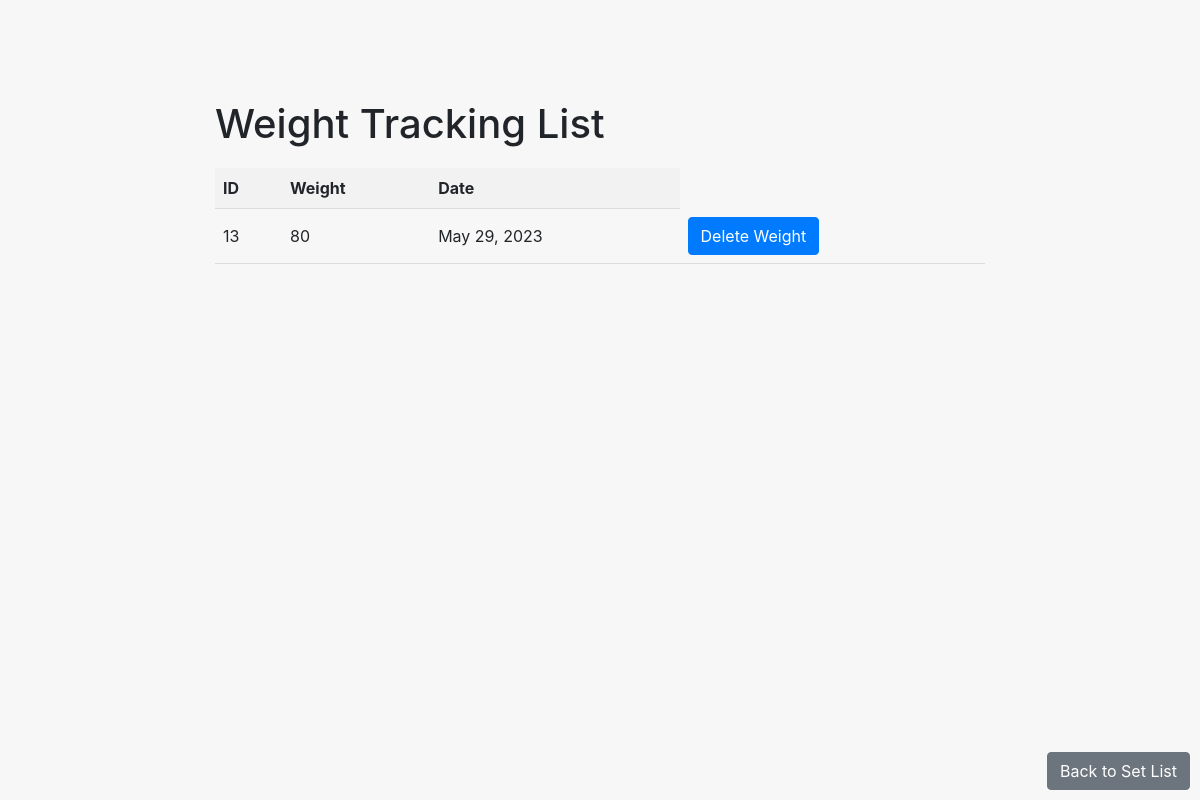
Before: /workouts/weight_history/19/1/80/ with the older database file.
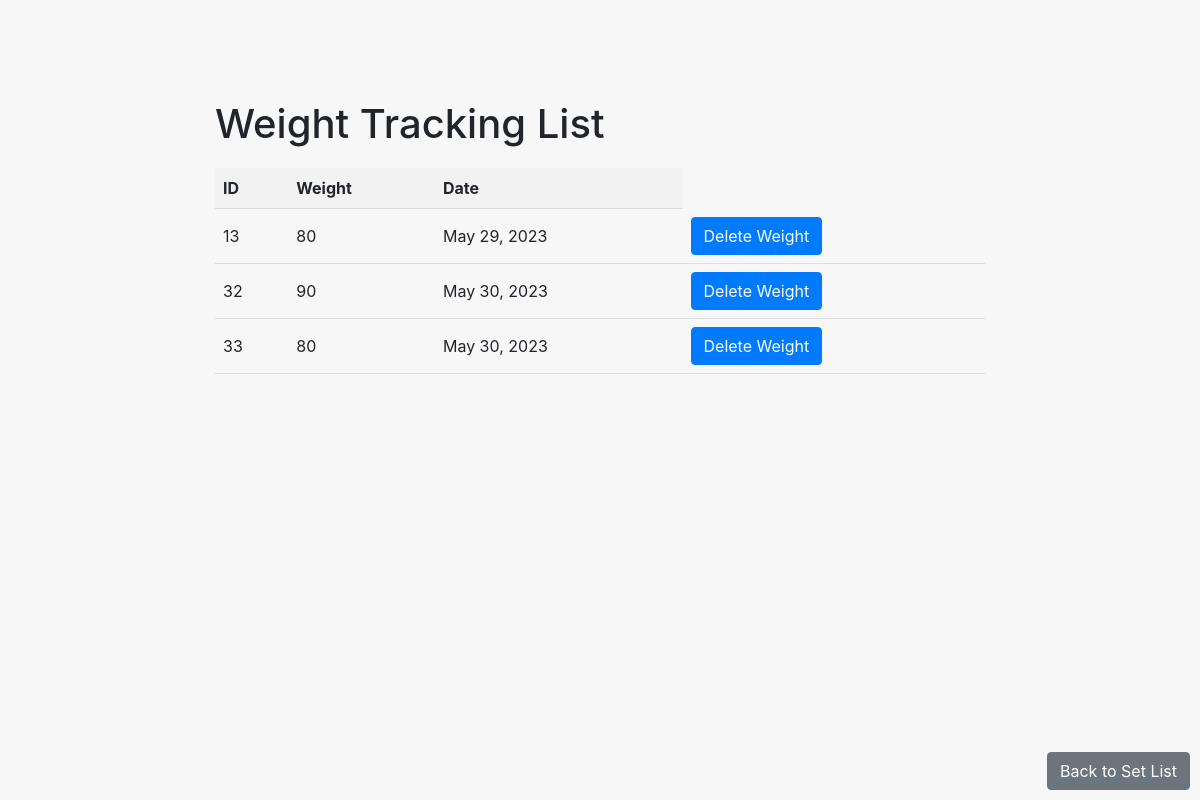
After: the same page with the newer database file.
### workouts/models.py (models this page shows)
class Weight_Tracking(models.Model):
    id = models.AutoField(primary_key=True)
    set = models.ForeignKey('Set', on_delete=models.CASCADE, related_name='weight_trackings')
    weight = models.CharField(max_length=30)
    date = models.DateField(auto_now=True)

### workouts/views.py (the view)
# urls.py: path('weight_history/<int:workout_id>/<int:nExercise>/<int:set_id>/',get_weight_history,name='weight_history'),
def get_weight_history(request,workout_id, nExercise ,set_id):
    set = Set.objects.get(id=set_id)
    weight_track = Weight_Tracking.objects.filter(set=set)
    context = {
        'weight_track': weight_track,
        'set': set,
        'workout_id': workout_id,
        'nExercise': nExercise,
    }
    return render(request, 'get_weight_history.html', context=context)

### templates/get_weight_history.html (shortened to what this page needs)
<!DOCTYPE html>
<html>
<head>
    <link rel="stylesheet" href="https://stackpath.bootstrapcdn.com/bootstrap/4.5.0/css/bootstrap.min.css">
</head>
<body>
    <div class="container">
        <h1>Weight Tracking List</h1>
        <table>
            <thead>
                <tr>
                    <th>ID</th>
                    <th>Weight</th>
                    <th>Date</th>
                </tr>
            </thead>
            <tbody>
                {% for tracking in weight_track %}
                <tr>
                    <td>{{ tracking.id }}</td>
                    <td>{{ tracking.weight }}</td>
                    <td>{{ tracking.date }}</td>
                <td>
                    <a href="{% url 'delete_weight_history' workout_id nExercise set.id tracking.id%}"class="btn btn-primary">Delete Weight</a>
                </td>
                </tr>
                {% endfor %}
            </tbody>
        </table>
    </div>
    <a href="{% url 'set_list' workout_id nExercise %}" class="btn btn-secondary back-btn">Back to Set List</a>
</body>
</html>

Changed rows visible on the page:
added Weight_Tracking: id "32", weight "90", date "May 30, 2023"
added Weight_Tracking: id "33", weight "80", date "May 30, 2023"
